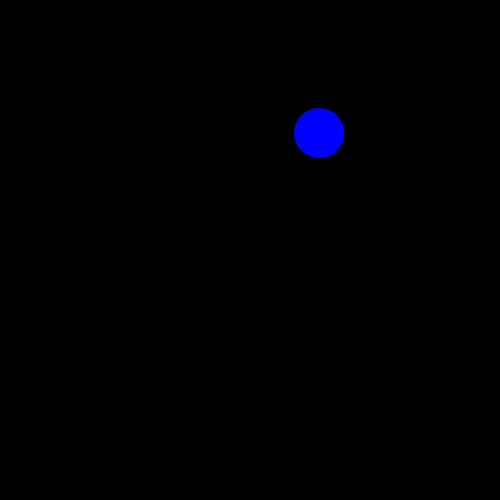
Frame 1 (no input)
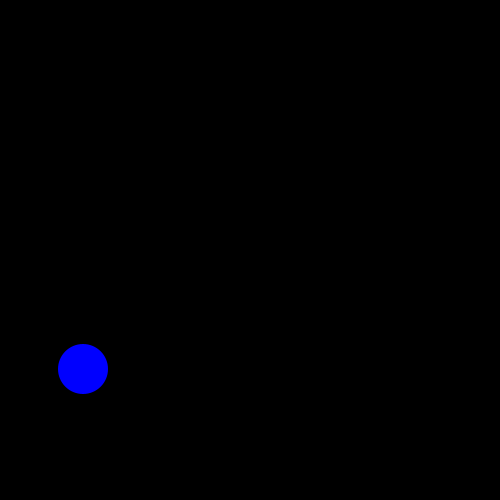
Frame 60 (the mouse pressed at the canvas centre just before this capture)
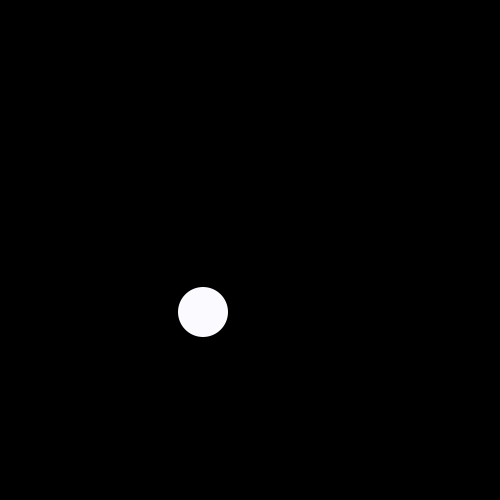
Frame 120 (the mouse held since frame 60 and released just before this capture)

The Processing sketch that drew these frames (run headless with seeded random() and noise(); from frame 60 on, the mouse is pressed at the canvas centre):

// Processing sketch: processing_82289
// ── processing_82289.pde

//Montana C

ball Ball;
void setup()
{
  Ball = new ball();
  size(500, 500);
}

void draw()
{
  background(0);
  Ball.movement();
  Ball.bounce();
  Ball.ball();
}

class ball
{
  int x, y;
  boolean up, right;
  ball()
  {
    x=int(random(500));
    y=int(random(500));
    up=false;
    right=false;
  }

  void movement()
  {
    if (right == true)
    {
      x+=4;
    }
    else
    {
      x-=4;
    }
    if (up == true)
    {
      y-=5;
    }
    else
    {
      y+=4;
    }
  }

  void bounce()
  {
    if (x<25)
    {
      right = true;
    }
    if (x>475)
    {
      right = false;
    }
    if (y<25)
    {
      up = false;
    }
    if (y>475)
    {
      up = true;
    }
  }

  void ball()
  {
    noStroke();
    fill(mouseX, mouseY, 255);
    ellipse(x, y, 50, 50);
  }
}
